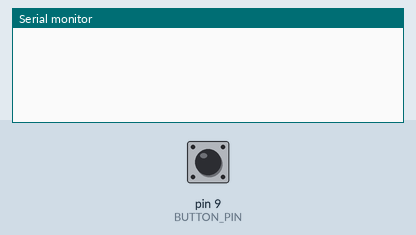
Recording of a program running on a simulated SparkFun Pro Micro, built with avr-gcc and run on an emulated ATmega32U4. Shown: the last lines printed to the serial monitor. The inputs (shaded band) are chosen by the test bench; at power-on: pin 9 (BUTTON_PIN) HIGH. USB keyboard and mouse output is not drawn.

Above: at 1.2 s.
1.3 s: pin 9 (BUTTON_PIN) pulled LOW for 0.15 s
At 1.8 s:
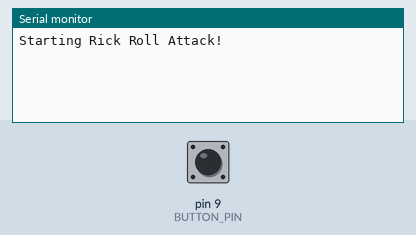
At 7.1 s:
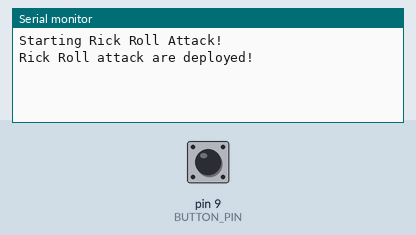

Measured:
- after the input at 1.3 s, the serial monitor: prints a new line at once (image 1)

The program:

main.cpp
```cpp
#include <Arduino.h>
#include <Keyboard.h>

#define BUTTON_PIN 9

void setup()
{
  pinMode(BUTTON_PIN, INPUT_PULLUP);

  Serial.begin(9600);
  Keyboard.begin();
}

void loop()
{
  if (digitalRead(BUTTON_PIN) == LOW)
  {
    Serial.write("Starting Rick Roll Attack!\n");

    Keyboard.press(KEY_LEFT_GUI);
    delay(100);
    Keyboard.releaseAll();

    delay(1500);
    Keyboard.print("terminal");
    delay(750);

    Keyboard.press(KEY_RETURN);
    delay(100);
    Keyboard.releaseAll();

    delay(1500);
    Keyboard.print("xdg-open https://youtu.be/dQw4w9WgXcQ");
    delay(500);
    Keyboard.press(KEY_RETURN);
    delay(500);
    Keyboard.releaseAll();

    Serial.write("Rick Roll attack are deployed!\n");

    delay(2000);
  }
}
```
